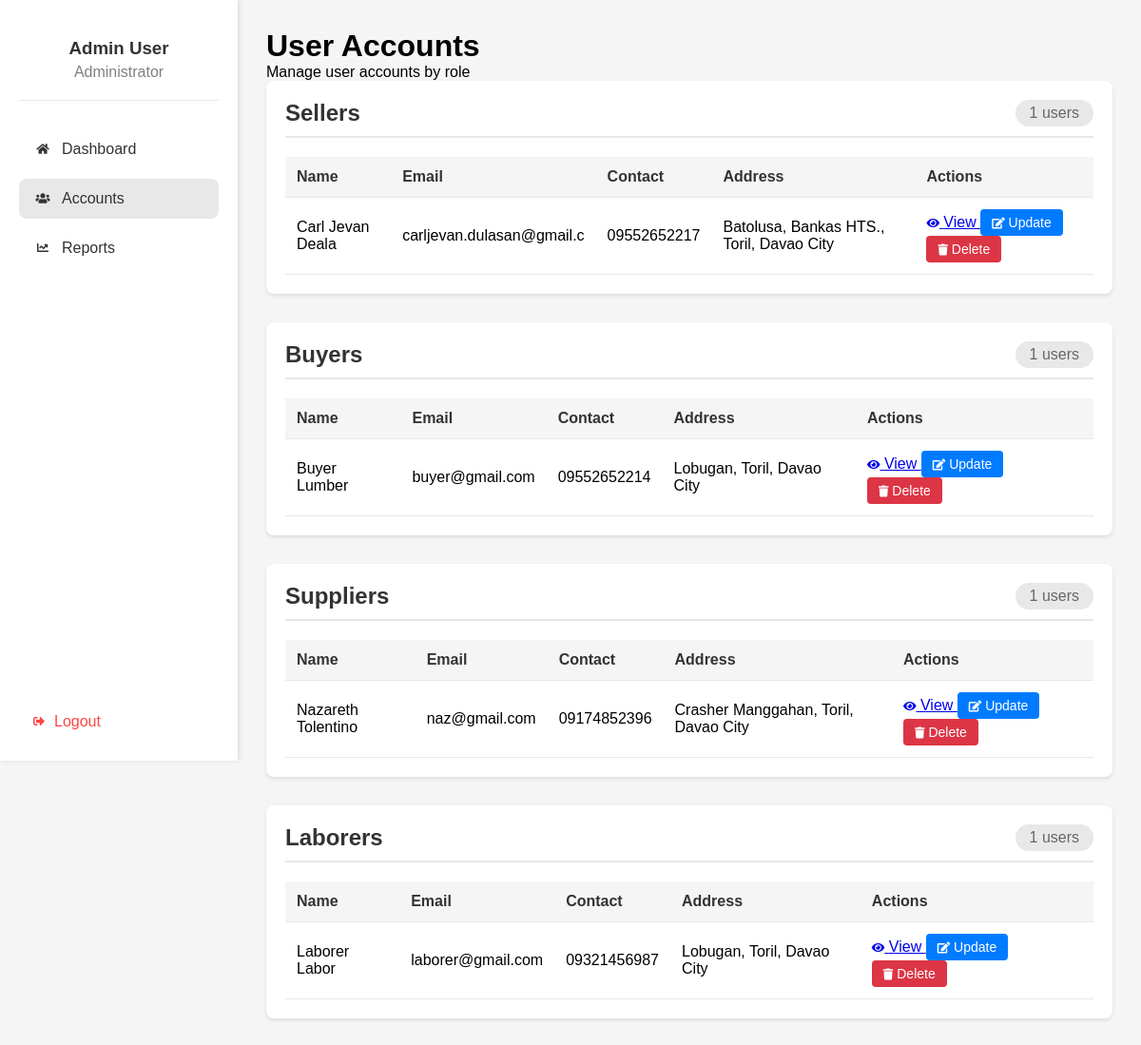
Screenshot of /admin_accounts.php (signed in) with the database file from the repository.
### tables this page shows
CREATE TABLE `users` (
  `ID` int(25) NOT NULL,
  `lastname` varchar(25) NOT NULL,
  `firstname` varchar(25) NOT NULL,
  `email` varchar(25) NOT NULL,
  `username` text NOT NULL,
  `password` text NOT NULL,
  `contactno` text NOT NULL,
  `address` text NOT NULL,
  `role` text NOT NULL,
  `created_at` timestamp NOT NULL DEFAULT current_timestamp(),
  `profile_photo` varchar(255) DEFAULT NULL,
  `employer_id` int(25) DEFAULT NULL
);

### admin_accounts.php (the view, shortened to what this page needs)
<?php
require_once 'database/config.php';
$roles = ['Seller', 'Buyer', 'Supplier', 'Laborer'];
$usersByRole = [];
foreach ($roles as $role) {
    $stmt = $pdo->prepare("SELECT id, firstname, lastname, email, contactno, address FROM users WHERE role = ? ORDER BY lastname, firstname");
    $stmt->execute([$role]);
    $usersByRole[$role] = $stmt->fetchAll(PDO::FETCH_ASSOC);
}
?>
<!DOCTYPE html>
<html lang="en">
<head>
    <link rel="stylesheet" href="https://cdnjs.cloudflare.com/ajax/libs/font-awesome/5.15.4/css/all.min.css">
</head>
<body>
    <?php include 'includes/admin_sidebar.php'; ?>
    <div class="main-content">
        <div class="dashboard-header">
            <h1>User Accounts</h1>
            <p>Manage user accounts by role</p>
        </div>
        <?php foreach ($roles as $role): ?>
        <div class="role-section">
            <div class="role-header">
                <h2><?php echo $role; ?>s</h2>
                <span class="user-count"><?php echo count($usersByRole[$role]); ?> users</span>
            </div>
            <?php if (!empty($usersByRole[$role])): ?>
            <table class="users-table">
                <thead>
                    <tr>
                        <th>Name</th>
                        <th>Email</th>
                        <th>Contact</th>
                        <th>Address</th>
                        <th>Actions</th>
                    </tr>
                </thead>
                <tbody>
                    <?php foreach ($usersByRole[$role] as $user): ?>
                    <tr>
                        <td><?php echo htmlspecialchars($user['firstname'] . ' ' . $user['lastname']); ?></td>
                        <td><?php echo htmlspecialchars($user['email']); ?></td>
                        <td><?php echo htmlspecialchars($user['contactno']); ?></td>
                        <td><?php echo htmlspecialchars($user['address']); ?></td>
                        <td>
                            <a href="view_user.php?id=<?php echo $user['id']; ?>&role=<?php echo $role; ?>" class="btn-view">
                                <i class="fas fa-eye"></i> View
                            </a>
                            <a href="update_user.php?id=<?php echo $user['id']; ?>" class="btn-update">
                                <i class="fas fa-edit"></i> Update
                            </a>
                            <button onclick="deleteUser(<?php echo $user['id']; ?>)" class="btn-delete">
                                <i class="fas fa-trash"></i> Delete
                            </button>
                        </td>
                    </tr>
                    <?php endforeach; ?>
                </tbody>
            </table>
            <?php else: ?>
            <p>No <?php echo strtolower($role); ?>s found.</p>
            <?php endif; ?>
        </div>
        <?php endforeach; ?>
    </div>
</body>
</html>

### admin_accounts.php (style rules this page uses)
:root { --primary-gray: #666666; --secondary-gray: #808080; --light-gray: #E8E8E8; --bg-white: #F5F5F5; --text-dark: #333333; --sidebar-width: 250px; }
* { margin: 0; padding: 0; box-sizing: border-box; }
body { font-family: 'Arial', sans-serif; background-color: var(--bg-white); display: flex; min-height: 100vh; }
.main-content { flex: 1; margin-left: var(--sidebar-width); padding: 30px; background-color: var(--bg-white); }
.role-section { background: white; border-radius: 8px; padding: 20px; margin-bottom: 30px; box-shadow: 0 2px 4px rgba(0, 0, 0, 0.1); }
.btn-update, .btn-delete { padding: 6px 12px; border-radius: 4px; text-decoration: none; margin-right: 5px; cursor: pointer; display: inline-block; font-size: 14px; }
.btn-update { background-color: #007bff; color: white !important; border: none; }
.btn-delete { background-color: #dc3545; color: white !important; border: none; }
.fas { font-size: 12px; }
.role-header { display: flex; justify-content: space-between; align-items: center; margin-bottom: 20px; padding-bottom: 10px; border-bottom: 2px solid var(--light-gray); }
.role-header h2 { color: var(--text-dark); font-size: 1.5rem; }
.user-count { background: var(--light-gray); padding: 5px 15px; border-radius: 20px; color: var(--primary-gray); }
.users-table { width: 100%; border-collapse: collapse; }
.users-table th, .users-table td { padding: 12px; text-align: left; border-bottom: 1px solid var(--light-gray); }
.users-table th { background-color: var(--bg-white); color: var(--text-dark); font-weight: bold; }

### rows the page displays
users: firstname+lastname "Carl Jevan Deala", email "carljevan.dulasan@gmail.c", contactno "09552652217", address "Batolusa, Bankas HTS., Toril, Davao City"
users: firstname+lastname "Buyer Lumber", email "buyer@gmail.com", contactno "09552652214", address "Lobugan, Toril, Davao City"
users: firstname+lastname "Nazareth Tolentino", email "naz@gmail.com", contactno "09174852396", address "Crasher Manggahan, Toril, Davao City"
users: firstname+lastname "Laborer Labor", email "laborer@gmail.com", contactno "09321456987", address "Lobugan, Toril, Davao City"

### other values shown
$role "Seller"
count($usersByRole[$role]) "1"
$role "Buyer"
$role "Supplier"
$role "Laborer"
